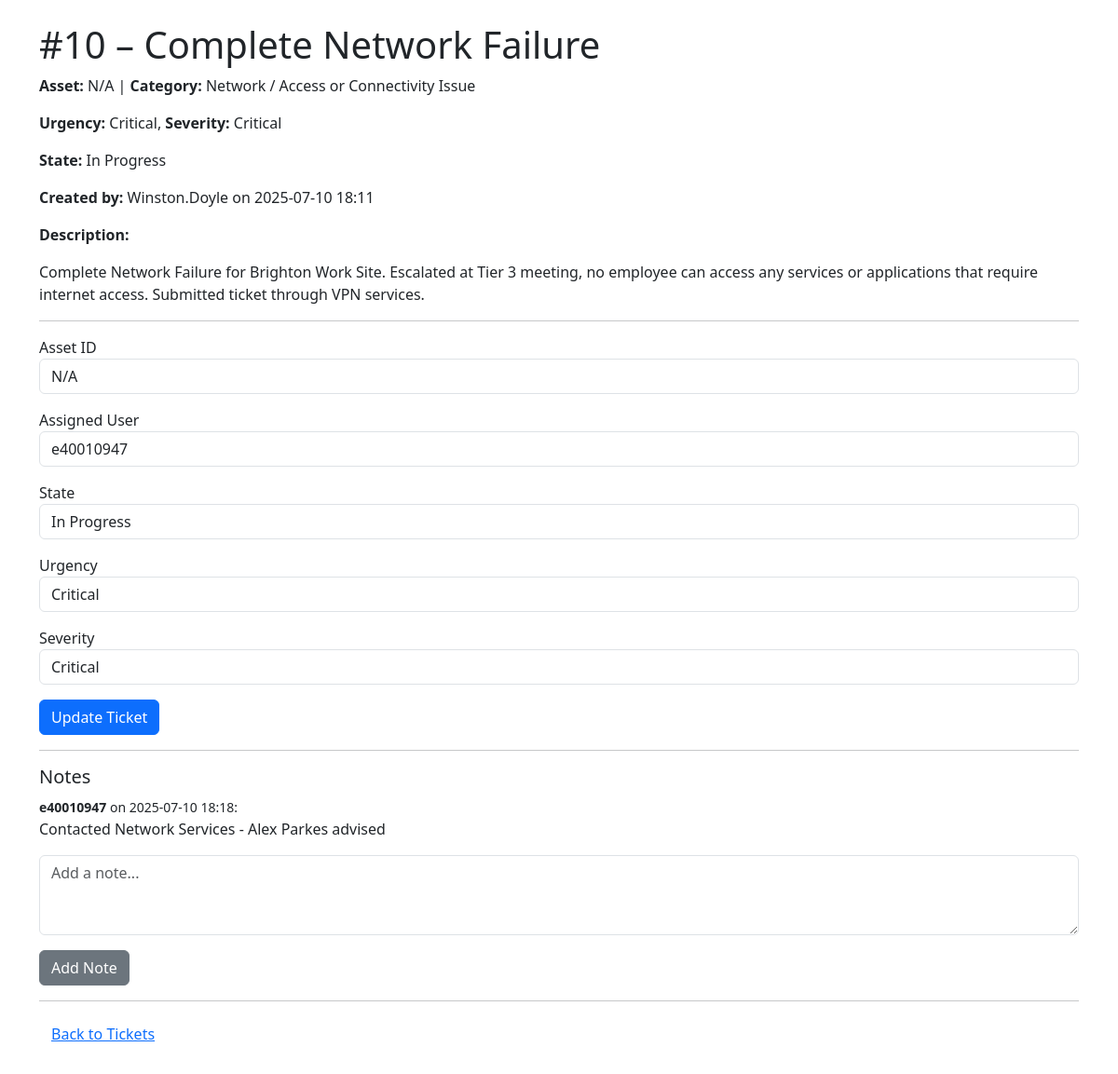
Screenshot of /tickets/10 (signed in) with the database file from the repository.
### app/models.py (models this page shows)
class Ticket(db.Model):
    __tablename__ = 'tickets'
    id = db.Column(db.Integer, primary_key=True)
    caller = db.Column(db.String(50), nullable=False)
    date_created = db.Column(db.DateTime, default=datetime.utcnow)
    asset_id = db.Column(db.String(20), nullable=False)
    category = db.Column(db.String(50), nullable=False)
    subcategory = db.Column(db.String(50), nullable=False)
    short_description = db.Column(db.String(200), nullable=False)
    long_description = db.Column(db.Text, nullable=True)
    urgency = db.Column(db.String(20), nullable=False)
    severity = db.Column(db.String(20), nullable=False)
    state = db.Column(db.String(20), default='New')
    assigned_user = db.Column(db.String(50), nullable=True)
    notes = db.relationship('TicketNote', backref='ticket', cascade='all, delete', lazy=True)

class TicketNote(db.Model):
    __tablename__ = 'ticket_notes'
    id = db.Column(db.Integer, primary_key=True)
    ticket_id = db.Column(db.Integer, db.ForeignKey('tickets.id'), nullable=False)
    author = db.Column(db.String(50), nullable=False)
    content = db.Column(db.Text, nullable=False)
    timestamp = db.Column(db.DateTime, default=datetime.utcnow)

### app/routes.py (the view, shortened to what this page needs)
@main.route('/tickets/<int:ticket_id>', methods=['GET', 'POST'])
def ticket_detail(ticket_id):
    ticket = Ticket.query.get_or_404(ticket_id)
    user_role = session.get('role')
    edit_form = EditTicketForm(obj=ticket)
    note_form = TicketNoteForm()
    print("Rendering ticket_detail.html with edit_form:", 'edit_form' in locals())
    print("Request method:", request.method)
    print("Form errors (edit_form):", edit_form.errors)
    print("Form errors (note_form):", note_form.errors)
    return render_template(
        'ticket_detail.html',
        ticket=ticket,
        edit_form=edit_form,
        note_form=note_form,
        role=user_role
    )

### app/forms.py
class EditTicketForm(FlaskForm):
    asset_id = StringField('Asset ID', validators=[Length(max=20)])
    urgency = SelectField('Urgency', choices=[('Low', 'Low'), ('Medium', 'Medium'), ('High', 'High'), ('Critical', 'Critical')])
    severity = SelectField('Severity', choices=[('Minor', 'Minor'), ('Major', 'Major'), ('Critical', 'Critical')])
    state = SelectField('State', choices=[('New', 'New'), ('In Progress', 'In Progress'), ('On Hold', 'On Hold'), ('Completed', 'Completed')])
    assigned_user = StringField('Assigned User', validators=[Length(max=50)])
    submit = SubmitField('Update Ticket')

class TicketNoteForm(FlaskForm):
    content = TextAreaField('Add a Note', validators=[DataRequired()])
    submit = SubmitField('Post Note')

### app/routes.py (called while the page is built)
@main.before_app_request
def require_login():
    exempt_routes = ['main.login', 'main.register', 'main.index']
    if 'username' not in session and (request.endpoint not in exempt_routes):
        flash("Your session has expired. Please log in again.", "warning")
        return redirect(url_for('main.login'))

@main.context_processor
def verify_user_roles():
    username = session.get('username')
    role = (session.get('role') or '').lower()
    return {
        'username': username,
        'is_user': role == 'user',
        'is_admin': role == 'admin',
        'is_changer': role == 'changer'
    }

### app/templates/ticket_detail.html (shortened to what this page needs)
{% extends "layout.html" %}
{% block content %}
<div class="container py-4">
  <h1>#{{ ticket.id }} – {{ ticket.short_description }}</h1>
  <p><strong>Asset:</strong> {{ ticket.asset_id }} |
     <strong>Category:</strong> {{ ticket.category }} /
     {{ ticket.subcategory }}</p>
  <p><strong>Urgency:</strong> {{ ticket.urgency }}, <strong>Severity:</strong> {{ ticket.severity }}</p>
  <p><strong>State:</strong> {{ ticket.state }}</p>
  <p><strong>Created by:</strong> {{ ticket.caller }} on {{ ticket.date_created.strftime('%Y-%m-%d %H:%M') }}</p>
  <p><strong>Description:</strong></p>
  <div class="mb-3">
    <p>{{ ticket.long_description or "No detailed description provided." }}</p>
</div>
  <hr>
  <form method="POST">
    {% if role in ['changer', 'admin'] %}
      <div class="mb-3">
        {{ edit_form.asset_id.label }} {{ edit_form.asset_id(class="form-control") }}
      </div>
      <div class="mb-3">
        {{ edit_form.assigned_user.label }} {{ edit_form.assigned_user(class="form-control") }}
      </div>
      <div class="mb-3">
        {{ edit_form.state.label }} {{ edit_form.state(class="form-control") }}
      </div>
    {% endif %}
    <div class="mb-3">
      {{ edit_form.urgency.label }} {{ edit_form.urgency(class="form-control") }}
    </div>
    <div class="mb-3">
      {{ edit_form.severity.label }} {{ edit_form.severity(class="form-control") }}
    </div>
    <button type="submit" name="edit_ticket" class="btn btn-primary">Update Ticket</button>
  </form>
  <hr>
  <h5>Notes</h5>
  {% for note in ticket.notes %}
    <div class="mb-2">
      <small><strong>{{ note.author }}</strong> on {{ note.timestamp.strftime('%Y-%m-%d %H:%M') }}:</small>
      <p>{{ note.content }}</p>
    </div>
  {% else %}
    <p>No notes yet.</p>
  {% endfor %}
  <form method="POST">
    <div class="mb-3">
      {{ note_form.content(class="form-control", rows=3, placeholder="Add a note...") }}
    </div>
    <button type="submit" name="add_note" class="btn btn-secondary">Add Note</button>
  </form>
  <hr>
  <a href="{{ url_for('main.ticket_system') }}" class="btn btn-link">Back to Tickets</a>
</div>
{% endblock %}

### rows the page displays
Ticket: id "10", short_description "Complete Network Failure", asset_id "N/A", category "Network", subcategory "Access or Connectivity Issue", urgency "Critical", severity "Critical", state "In Progress", caller "Winston.Doyle", date_created "2025-07-10 18:11", long_description "Complete Network Failure for Brighton Work Site. Escalated at Tier 3 meeting, no employee can access any services or applications that require internet access. Submitted ticket through VPN services.", assigned_user "e40010947"
TicketNote: author "e40010947", timestamp "2025-07-10 18:18", content "Contacted Network Services - Alex Parkes advised"

### other values shown
{{ edit_form.asset_id.label }} "Asset ID"
{{ edit_form.assigned_user.label }} "Assigned User"
{{ edit_form.state.label }} "State"
{{ edit_form.urgency.label }} "Urgency"
{{ edit_form.severity.label }} "Severity"
